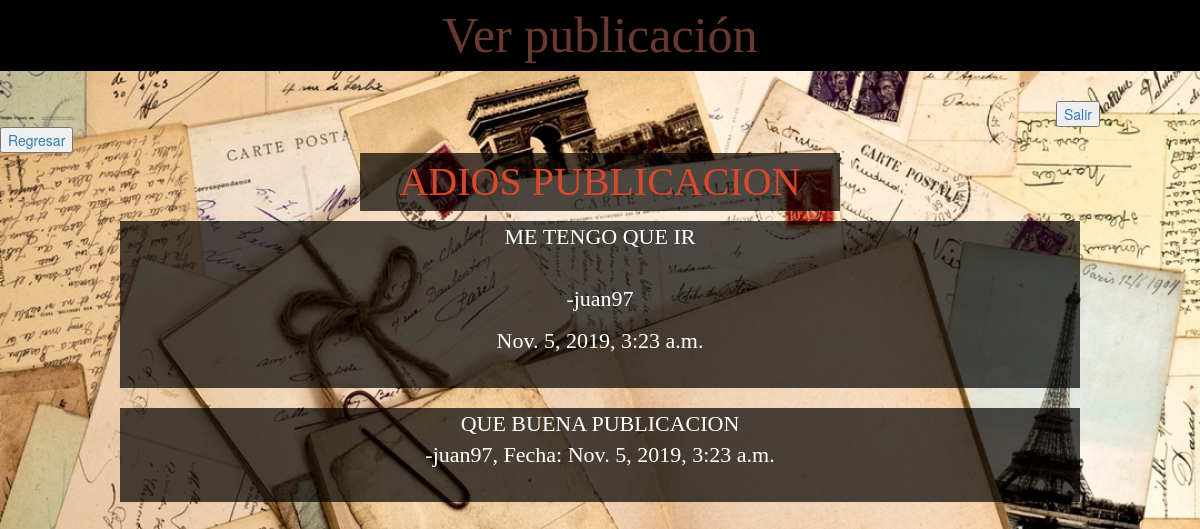
The page /LeerPublicacion/14/ on the database its author committed.
### proyecto/models.py (models this page shows)
class Publicacion(models.Model):
    titulo = models.CharField(
        null=False,
        max_length=100,
        verbose_name='Titulo'
    )
    texto = models.CharField(
        null=False,
        max_length=1000,
        verbose_name='Texto'
    )
    post_status_choices = [
        ("DRAFT","Borrador"),
        ("Publish","Publicado")
    ]
    estado = models.CharField(
        default="DRAFT",
        choices=post_status_choices,
        null=False,
        max_length=200,
        verbose_name="Estado"
    )
    user = models.ForeignKey(
        User,null=True,
        on_delete=models.CASCADE
    )
    date = models.DateTimeField(
        auto_now=True,null=True
    )

class Comentario(models.Model):
    texto = models.CharField(
        null=False,
        max_length=1000,
        verbose_name='Texto'
    )
    user = models.ForeignKey(
        User,null=True,
        on_delete=models.CASCADE
    )
    date = models.DateTimeField(
        auto_now=True,null=True
    )
    publicacion = models.ForeignKey(
        Publicacion,
        null=True,
        on_delete=models.CASCADE
    )

### proyecto/views.py (the view, shortened to what this page needs)
# urls.py: path('LeerPublicacion/<int:publicacion_pk>/', v.leerpublicaciones_view, name='LeerPublicacion'),
def leerpublicaciones_view(request,publicacion_pk):
    publicacion = m.Publicacion.objects.get(id=publicacion_pk)
    comentarios = m.Comentario.objects.all().order_by('-date')
    formulario = r.Comentario()
    return render(request, 'publicaciones/LeerPublicacion.html', {
        'publicacion': publicacion,
        'formulario' : formulario,
        'comentarios' : comentarios
    })

### proyecto/forms.py
class Comentario(forms.Form):
    texto = forms.CharField(
        label="",
        widget=forms.Textarea(
            attrs={
                'rows':4,
                'cols':80,
                'autocomplete': 'off',
                'placeholder': 'Text',
            }
        )
    )

### templates/publicaciones/LeerPublicacion.html (shortened to what this page needs)
<html>
<head>
    {% load static %}
    <link rel="stylesheet" href="//maxcdn.bootstrapcdn.com/bootstrap/3.2.0/css/bootstrap.min.css">
    <link rel="stylesheet" href="//maxcdn.bootstrapcdn.com/bootstrap/3.2.0/css/bootstrap-theme.min.css">
    <link rel="stylesheet" href="{% static 'css/estiloLeerPublicacion.css' %}">
    <p id="titulo" text align="center">Ver publicación</p><br>
</head>
<body>
    <div id="salir">
        <a href="{% url 'Salir' %}">
            <input type="button" value="Salir">
        </a>
    </div>
    <div id="regresar">
        <a href="{% url 'VerPublicaciones' %}">
            <input type="button" value="Regresar">
        </a>
    </div>
    <center>
        <div class="bienvenido">
            <p >
                <span id="usuario">
                    {{ publicacion.titulo }}
                </span>
            </p>
        </div>
        <div id="publicaciones">
            {{ publicacion.texto }}
            <br><br>
            <p>-{{ publicacion.user }}
            </p>
            {{ publicacion.date }}
            <br>
            <br>
        </div>
    </center>
    <center>
        <br>
        <div id="comentarios">
            <span id="comentarios2">
                {% for comentario in comentarios %}
                {% if comentario.publicacion == publicacion %}
                    {{ comentario.texto }}<br>
                    -{{ comentario.user }},
                    Fecha: {{comentario.date}}
                <br><br>
            </span>
                {% endif %}
            {% endfor %}
        </div>
    </center>
</body>
</html>

### static/css/estiloLeerPublicacion.css (style rules this page uses)
body { background: url("../img/notas.jpg") no-repeat center center fixed; background-size: cover; }
#titulo { color: #6A392F; font-size: 50px; background-color: black; font-family: serif; }
.bienvenido { color: white; font-size: 40px; font-family: serif; background-color: black; width: 40%; background: rgb(0, 0, 0, 0.7); }
#publicaciones { color: white; font-size: 22px; font-family: serif; background-color: black; width: 80%; background: rgba(0, 0, 0, 0.7); }
#comentarios { color: white; background: rgba(0, 0, 0, 0.7); font-size: 22px; font-family: serif; width: 80%; }
#comentarios2 { color: white; font-size: 22px; }
#usuario { color: #D8492C; }
#salir { padding-right: 100px; text-align: right; }
#regresar { padding-right: 100px; text-align: left; }

### rows shown on the page
Publicacion: titulo "ADIOS PUBLICACION", texto "ME TENGO QUE IR", user "juan97", date "Nov. 5, 2019, 3:23 a.m."
Comentario: texto "QUE BUENA PUBLICACION", user "juan97", date "Nov. 5, 2019, 3:23 a.m."
